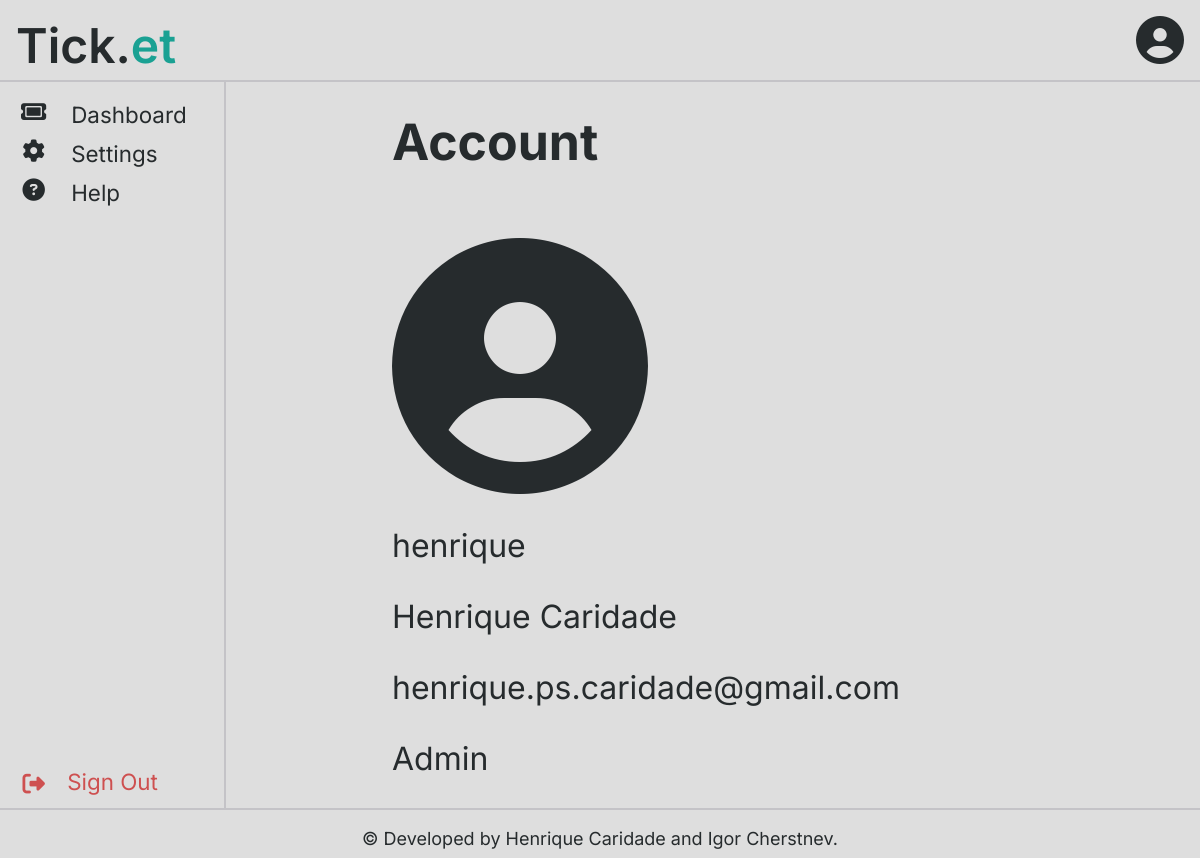
The app's page /pages/account.php (signed in) with its own data.
### tables this page shows
CREATE TABLE User (
    username STRING PRIMARY KEY NOT NULL,
    name STRING NOT NULL,
    password STRING NOT NULL,
    email STRING UNIQUE NOT NULL,
    userType STRING NOT NULL CHECK (userType IN('Client', 'Agent', 'Admin'))
);

### classes/user.php (called while the page is built, shortened)
<?php
    class User {
        private function __construct(string $username, string $name, string $email, string $userType = 'Client') {
            $this->username = $username;
            $this->name = $name;
            $this->email = filter_var($email, FILTER_SANITIZE_EMAIL);
            $this->userType = $userType;
        }
        public static function getUser(PDO $db, string $username) : ?User {
            $stmt = $db->prepare('SELECT * FROM User WHERE username=?');
            $stmt->execute(array($username));
            $user = $stmt->fetch();
            return new User($user['username'], $user['name'], $user['email'], $user['userType']);
        }
    }
?>

### pages/account.php (the view, shortened to what this page needs)
<?php
    include_once("../templates/header.php");
    include_once("../templates/footer.php");
    include_once("../templates/sidebar.php");
    include_once("../templates/profile.php");
    include_once("../classes/user.php");
    $db = getDatabaseConnection();
    $username = $_POST['username'] ?? $_SESSION[Session::USERNAME];
    $user = User::getUser($db, $username);
?>
<main class="main-sidebar">
    <div id="account" class="page">
        <h1 id="account-title" class="title">Account</h1>
        <div class='account-item'>
        </div>
        <div class="account-item">
            <?=htmlentities($user->username)?>
        </div>
        <div class="account-item">
            <?=htmlentities($user->name)?>
        </div>
        <div class="account-item">
            <?=htmlentities($user->email)?>
        </div>
        <div class="account-item">
            <?=htmlentities($user->userType)?>
        </div>
    </div>
</main>

### css/style.css (style rules this page uses)
:root { --primary-background-color: #dededeff; --secondary-background-color: #c4c3c7ff; --primary-color: #262b2dff; --secondary-color: #4c6569ff; --accent-color: #1aa193ff; --error-color: #ce5050ff; --warning-color: #cfbd63ff;; --success-color: #51d880ff; --header-height: 5rem; --footer-height: 3rem; --sidebar-width: 14rem; --sidebar-padding: 15px; --margin-sides: 10rem; }
body { font-family: 'Inter', sans-serif; background-color: var(--primary-background-color); color: var(--primary-color); }
.page { width: calc(100% - 2 * var(--margin-sides)); margin: 0 var(--margin-sides); }
main { margin-top: var(--header-height); margin-bottom: var(--footer-height); }
main.main-sidebar { margin-left: var(--sidebar-width); }
.title { font-size: 50px; padding-top: 2rem; padding-bottom: 2rem; }
#account { font-size: 2em; }
.account-item { display: block; padding-bottom: 1em; }

### records on screen
user: username "henrique", name "Henrique Caridade", email "henrique.ps.caridade@gmail.com", userType "Admin"
